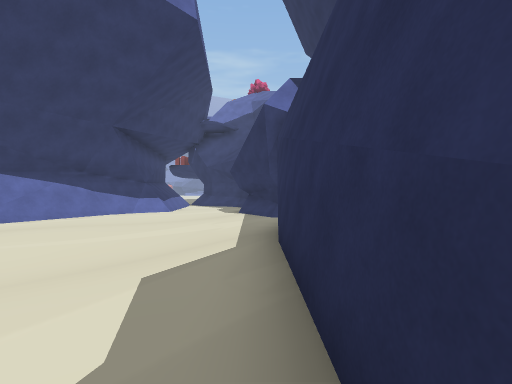
View 1 (above)

16 first-person views from a walk through a 3-D level made in the Unity game engine. The camera is 1.5 m above the floor, looks level and sees 85° across. The floor is counted in squares, 2 m on a side. Each view is taken from the middle of a square. On the plan, view 1 faces up. The plan holds only what a view shows up to about 10 squares ahead; the rest is blank. The place goes on beyond the plan.

View 2
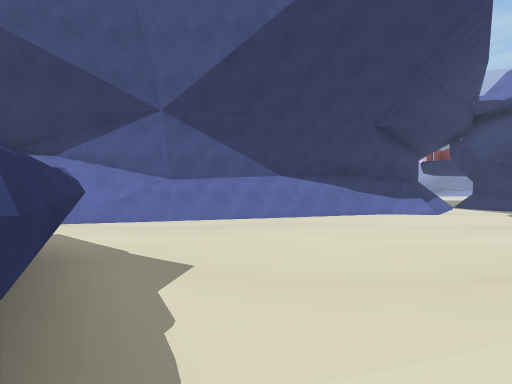

View 3
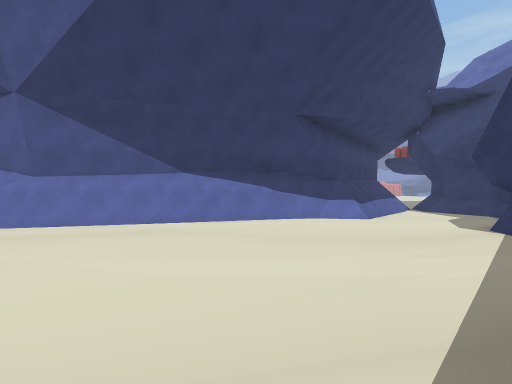

View 4
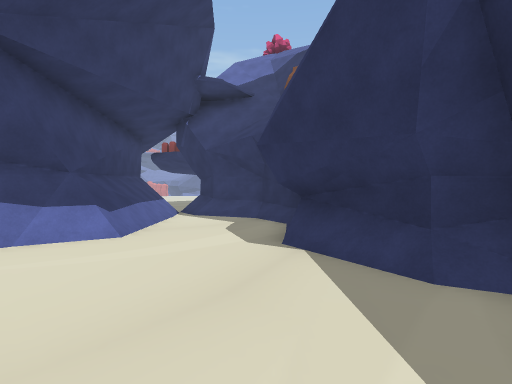

View 5
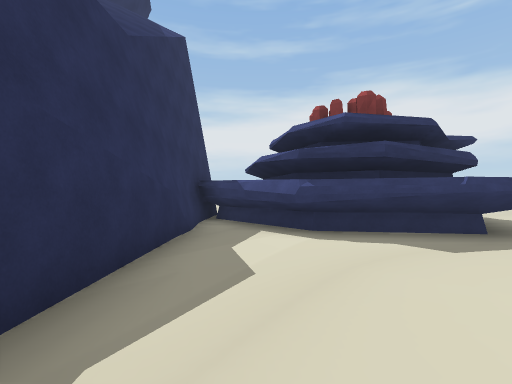

View 6
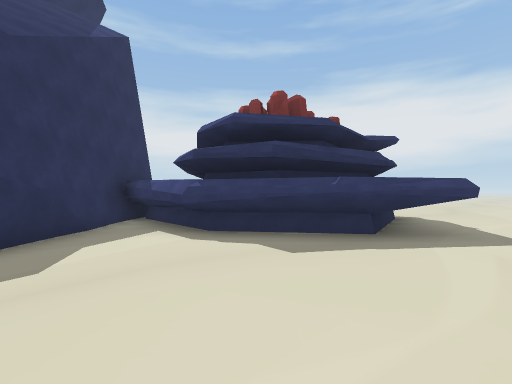

View 7
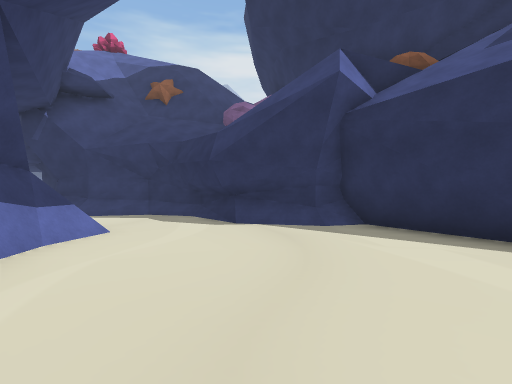

View 8
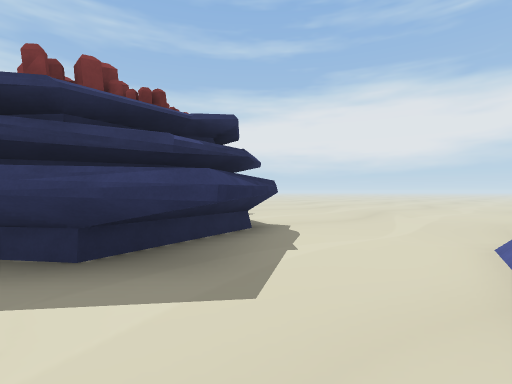

View 9
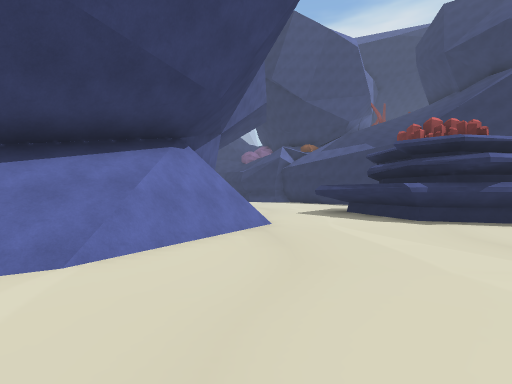

View 10
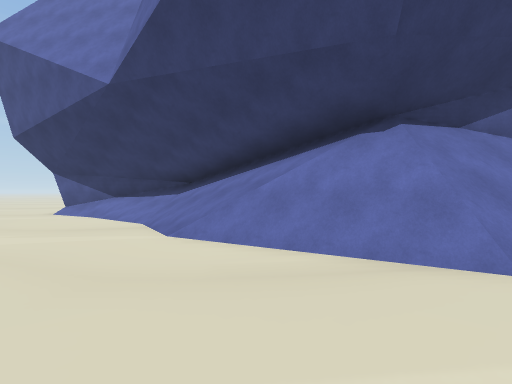

View 11
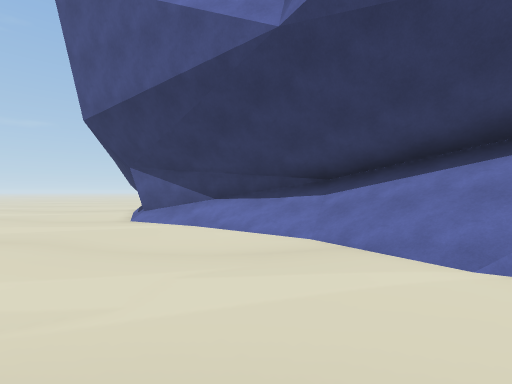

View 12
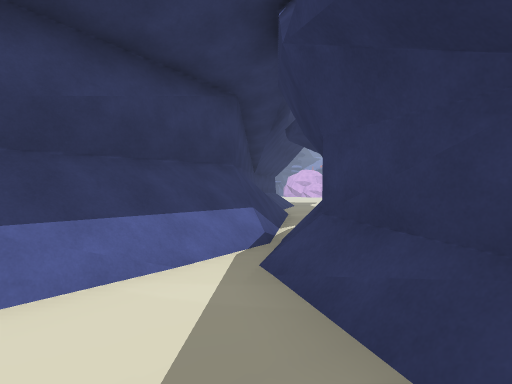

View 13
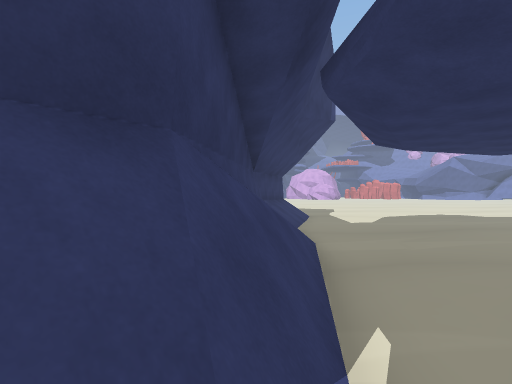

View 14
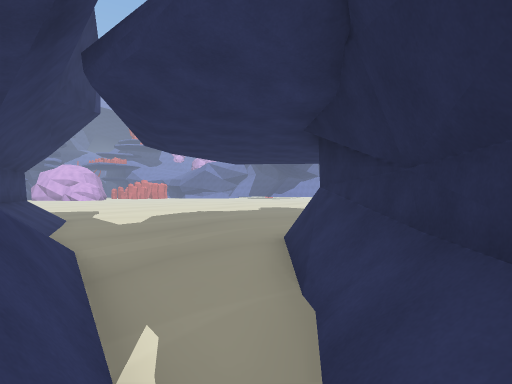

View 15
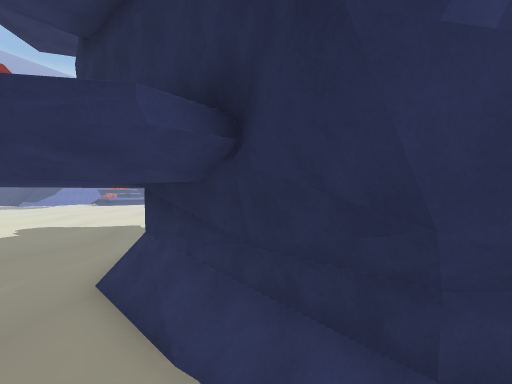

View 16
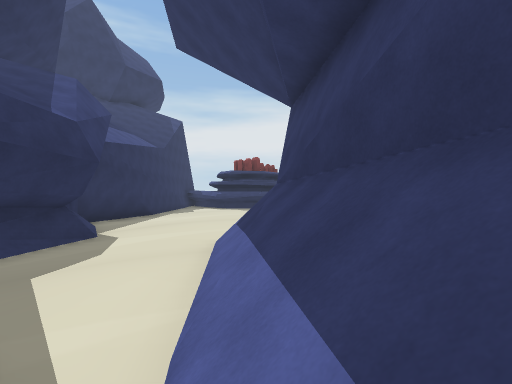

### Floor plan
Key: @ floor where view 1 was taken; # wall or solid block; . floor; / step, stairs or slope; = window, fence, low wall or low ledge; ^ raised ledge.
Columns run from 21 left of view 1 to 1 right of it. Each row starts with its distance up from view 1.
 28                ....
 27               ......
 26            .........
 25           //........
 24           #/.......
 23            #/......
 22            #/.....#
 21             #/....#
 20             ^#/...#
 19              ^/=..#
 18               ^#..#
 17                ##.#
 16                ^//##
 15                 #/###
 14                 #/..##
 13                 #/...#
 12                 ^/...#
 11                 ##...#
 10                 ##...##
  9                ##.....#
  8                #......#
  7               ##......#
  6               #.......#
  5              ##.......#
  4             ##........#
  3            ^#=........#
  2           ^//.........#
  1     ^^^  ##//.........#
  0  ###    ###/...#####.@#
 -1 ##//////##/...### ###.#
 -2 #/............##    ###
 -3 ..............##
 -4 ..............##
 -5 ...............#

Positions as (right, up) in squares from view 1, and headings:
1: (0, 0), facing up
2: (-1, 0), facing up-left
3: (0, 3), facing up-left
4: (-1, 6), facing up
5: (-1, 5), facing down
6: (-3, 5), facing down
7: (-5, 5), facing up-right
8: (-7, 3), facing down
9: (-15, -5), facing up-right
10: (-10, -4), facing up-left
11: (-14, -5), facing up-left
12: (-1, 13), facing up-left
13: (-4, 16), facing up-left
14: (-4, 16), facing up
15: (-5, 16), facing up-right
16: (-4, 16), facing down
